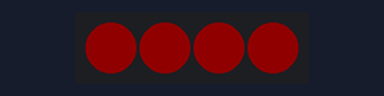
Simulated run of this sketch. Board: Arduino Uno, built with avr-gcc and run on an emulated ATmega328P. Shown: 4 RGB LEDs in strip order, left to right. Dim RGB values are drawn brighter than linear.

Above: at 0.2 s.
At 0.6 s:
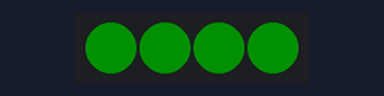
At 1.0 s:
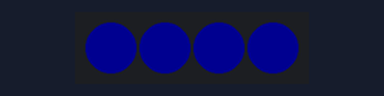
At 1.8 s:
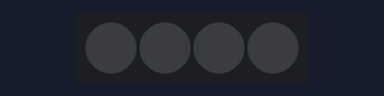
At 2.48 s:
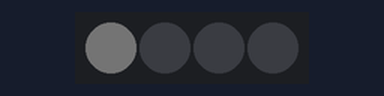
At 39.55 s:
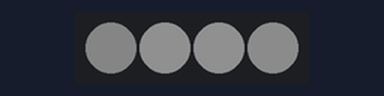
Timing chart, 0 to 40.0 s (numbered marks = the images above):
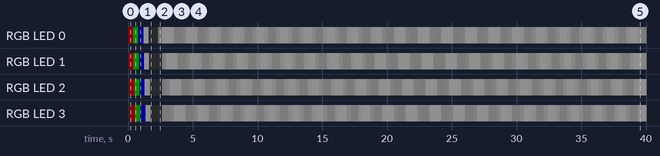

Measured:
- by itself, RGB LED 0: off → RGB(16, 0, 0) at 0.00 s, → RGB(0, 16, 0) 0.40 s later, → RGB(0, 0, 16) 0.40 s later, → RGB(16, 16, 16) 0.40 s later, … (87 changes in this stretch)
- by itself, RGB LED 1: off → RGB(16, 0, 0) at 0.05 s, → RGB(0, 16, 0) 0.40 s later, → RGB(0, 0, 16) 0.40 s later, → RGB(16, 16, 16) 0.40 s later, … (85 changes in this stretch)

The sketch:

gemma-leds.ino
```cpp
#include <Adafruit_NeoPixel.h>
#include "anim.h"

#define PIN 1
#define NLEDS 4

Adafruit_NeoPixel strip = Adafruit_NeoPixel(NLEDS, PIN, NEO_GRB + NEO_KHZ800);

long startTime;
Animation *currentAnimation = &pulseRight;
uint32_t transitionFrame[NLEDS];

void setup() {
  strip.begin();
  strip.setBrightness(16);
  strip.show();

  // Sanity tests, check those LEDs
  colorWipe(0xFF0000, 50);
  delay(200);
  colorWipe(0x00FF00, 50);
  delay(200);
  colorWipe(0x0000FF, 50);
  delay(200);
  colorWipe(0xFFFFFF, 50);
  delay(200);
  colorWipe(0, 50);
  delay(500);

  startTime = millis();
}

void loop() {
  // Current wall clock
  long loopTime = millis();

  // Current time within animation
  long animationTime = loopTime - startTime;

  if(animationTime < 0) {
    // Rollover glitch
    animationTime == 0;
    startTime == 0;
  }

  uint32_t* from;
  uint32_t* to;

  Animation *anim = currentAnimation;

  // Nothing to do, just idle...
  if (!anim) {
    delay(1000);
    return;
  }

  // How long this animation should last
  uint32_t desiredLength = anim->frameDuration * anim->nFrames * anim->repetitions;

  // If not looping forever, check to see if we've run out of time
  if (anim->repetitions > 0) {
    // Skip to next animation while there's more left
    while (anim->next && animationTime > desiredLength) {
      animationTime -= desiredLength;
      anim = anim->next;
      setTransitionFrame();
      desiredLength = anim->frameDuration * anim->nFrames * anim->repetitions;
    }
  }

  if (anim->repetitions > 0 &&
      animationTime > desiredLength &&
      !anim->next) {
    // We've run out of repetitions, end on the last note;
    from = to = &anim->frames[anim->nFrames - 1];
    currentAnimation = NULL;

  } else if (animationTime < anim->frameDuration) {
    // Transitioning to first frame

    to = &anim->frames[0];
    from = transitionFrame;

  } else {
    // Normal animation frames

    int toIndex = (int)(animationTime / anim->frameDuration) % anim->nFrames;
    int fromIndex = (toIndex + anim->nFrames - 1) % anim->nFrames;

    to = &anim->frames[toIndex * NLEDS];
    from = &anim->frames[fromIndex * NLEDS];
  }

  // The time between from & to
  int intervalTime = animationTime % anim->frameDuration;

  // Set the pixel colors, mapping between from & to;
  for (int i = 0; i < NLEDS; i++) {
    strip.setPixelColor(i, colorMap(intervalTime, 0, anim->frameDuration, from[i], to[i]));
  }

  strip.show();
}

uint32_t colorMap(long t, long start_t, long end_t, uint32_t start_color, uint32_t end_color) {
  byte start_b = start_color & 0xff; start_color >>= 8;
  byte start_g = start_color & 0xff; start_color >>= 8;
  byte start_r = start_color & 0xff;

  byte end_b = end_color & 0xff; end_color >>= 8;
  byte end_g = end_color & 0xff; end_color >>= 8;
  byte end_r = end_color & 0xff;

  return strip.Color(
           map(t, start_t, end_t, start_r, end_r),
           map(t, start_t, end_t, start_g, end_g),
           map(t, start_t, end_t, start_b, end_b));
}

void setTransitionFrame() {
  for (int i = 0; i < NLEDS; i++)
    transitionFrame[i] = strip.getPixelColor(i);
}

void colorWipe(uint32_t c, uint8_t wait) {
  for(uint16_t i=0; i<strip.numPixels(); i++) {
    strip.setPixelColor(i, c);
    strip.show();
    delay(wait);
  }
}
```

anim.h
```cpp
struct Animation {
  uint8_t nFrames;
  uint8_t repetitions;
  uint16_t frameDuration;
  uint32_t *frames;
  Animation* next;
};


Animation pulseRight = {
  6,
  0,
  300,
  (uint32_t[]) {
    0xFFFFFF, 0x333333, 0x333333, 0x333333,
    0xFFFFFF, 0xFFFFFF, 0x333333, 0x333333,
    0xFFFFFF, 0xFFFFFF, 0xFFFFFF, 0x333333,
    0x333333, 0xFFFFFF, 0xFFFFFF, 0xFFFFFF,
    0x333333, 0x333333, 0xFFFFFF, 0xFFFFFF,
    0x333333, 0x333333, 0x333333, 0xFFFFFF,
  },
  NULL
};
```
